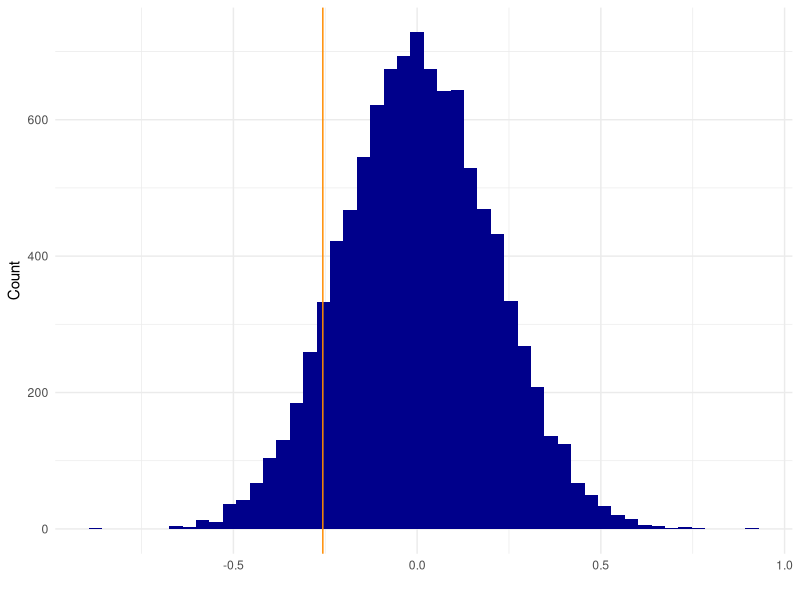
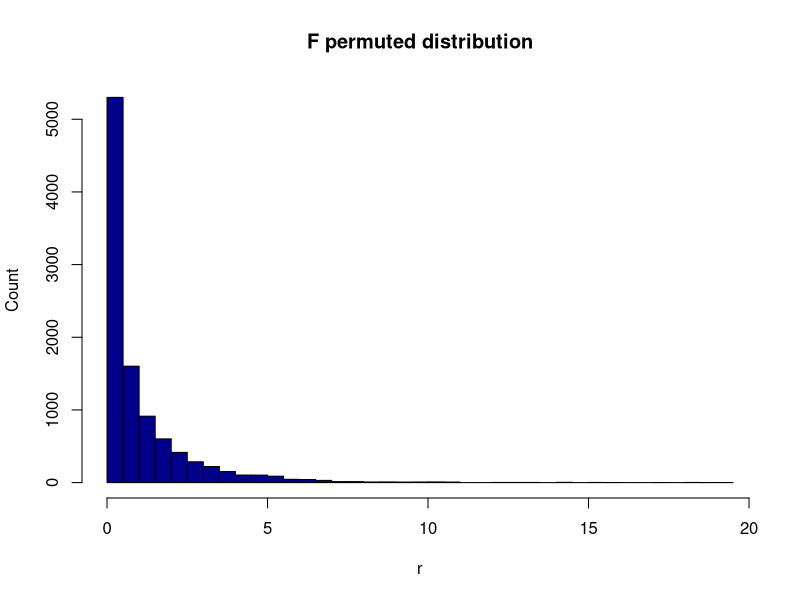

Write the R code that produced these figures, in order.
## ---- chunk 1
# Load libraries
library(tidyverse)
## ---- chunk 2
plot_permutation <- function(data, observed_value){
  #making dataset to put in to permutation plot
  pd <- data.frame(i=1:length(data), value=data)
    #plotting the null distribution and observed difference with the observed as a line
  plot <- ggplot(data = pd, mapping = aes(x=value)) + 
    geom_histogram(fill="darkblue", bins=50) +
    geom_vline(color="darkorange",xintercept = as.numeric(observed_value)) + 
    xlab("")+
    ylab("Count")+
    theme_minimal()
  return(plot)
}
## ---- chunk 3
permutation_mean <- function(dataset, name, count, group1, group2, no_perm=10000, plot=FALSE){
  # Verify if the columns exists and if the groups exists
  if (any(names(dataset) == name) == FALSE | any(names(dataset) == count) == FALSE){
    stop("One of the columns does not exists. Please, check the spelling or the dataset you are giving") 
  } else if (any(unique(get(name,dataset)) == group1) == FALSE | any(unique(get(name,dataset)) == group2) == FALSE) {
    stop("One of the groups does not exists. Please, check the spelling or the dataset you are giving")
  }
  
  # Select columns in the dataset and remane those
  dataset <- dataset[c(count,name)]      # Select
  names(dataset) <- c("count","name")    # Rename
  
  r <- rep(NA,no_perm)
  
  # Progress bar
  pb <- txtProgressBar(min = 1, max = no_perm, style = 3)
  
  for (i in 1:length(r)) {
    setTxtProgressBar(pb, i)
    #shuffle dataset
    p <- dataset
    p$count <- sample(p$count)

    #calculate median for group 1 and group 2
    g1 <- mean(p[which(p$name == group1),]$count)
    g2 <- mean(p[which(p$name == group2),]$count)

    #add difference in median to vector
    r[i] <- as.numeric(g1) - as.numeric(g2)
  }
  close(pb)

  # The observed difference
  m1 <- mean(dataset[which(dataset$name == group1),]$count)
  m2 <- mean(dataset[which(dataset$name == group2),]$count)
  observed <- m1-m2       # Observed mean

  estimate <- c(as.numeric(m1),as.numeric(m2),as.numeric(observed))
  names(estimate) <- c("Mean first group","Mean second group","Observed mean difference")

  # P-value
  p_value <- ((sum(abs(r) >= abs(observed))+1)/(length(r)+1))
  names(p_value) <- "p-value"

  result = list(method = "Permutation Test (Mean)", p.value = p_value,
                  estimate = estimate,
                  data.name = sprintf("Permutation for group: %s and %s", group1, group2))
  class(result) <- "htest"

  # If statement to plot or not
  if (plot == TRUE) {
    # Plot + result

    plot <- plot_permutation(r, observed)

    print(result)
    return(plot)
  } else if (plot == FALSE) {
    # Result
    print(result)
    hist(r, col="darkblue", breaks = 50, main = "Mean permuted distribution", ylab = "Count"); abline(v = observed, col = "darkorange")
  }
}


names <- c(replicate(50,"Something"), replicate(50, "Something_else"))
test <- data.frame(rnorm(100), names)
names(test) <- c("value","names")
permutation_mean(test, "names", "value", "Something", "Something_else", plot = T)
## ---- chunk 4
permutation_median <- function(dataset, name, count, group1, group2, no_perm=10000, plot=FALSE) {
  # Verify if the columns exists and if the groups exists
  if (any(names(dataset) == name) == FALSE | any(names(dataset) == count) == FALSE){
    stop("One of the columns does not exists. Please, check the spelling or the dataset you are giving") 
  } else if (any(unique(get(name,dataset)) == group1) == FALSE | any(unique(get(name,dataset)) == group2) == FALSE) {
    stop("One of the groups does not exists. Please, check the spelling or the dataset you are giving")
  }
  
  # Select columns in the dataset and remane those
  dataset <- dataset[c(count,name)]      # Select
  names(dataset) <- c("count","name")    # Rename
  
  r <- rep(NA,no_perm)
  
  # Progress bar
  pb <- txtProgressBar(min = 1, max = no_perm, style = 3)
  
  for (i in 1:length(r)) {
    setTxtProgressBar(pb, i)
    #shuffle dataset
    p <- dataset
    p$count <- sample(p$count)

    #calculate median for group 1 and group 2
    g1 <- median(p[which(p$name == group1),]$count)
    g2 <- median(p[which(p$name == group2),]$count)

    #add difference in median to vector
    r[i] <- as.numeric(g1) - as.numeric(g2)
  }
  close(pb)
  
  # The observed difference
  m1 <- median(dataset[which(dataset$name == group1),]$count)
  m2 <- median(dataset[which(dataset$name == group2),]$count)
  observed <- m1-m2       # Observed median

  estimate <- c(as.numeric(m1),as.numeric(m2),as.numeric(observed))
  names(estimate) <- c("Median first group","Median second group","Observed median difference")

  # P-value
  p_value <- ((sum(abs(r) >= abs(observed))+1)/(length(r)+1))
  names(p_value) <- "p-value"

  result = list(method = "Permutation Test (Median)", p.value = p_value,
                  estimate = estimate,
                  data.name = sprintf("Permutation for group: %s and %s", group1, group2))
  class(result) <- "htest"

  # If statement to plot or not
  if (plot == TRUE) {
    # Plot + result

    plot <- plot_permutation(r, observed)

    print(result)
    # return(plot)
  } else if (plot == FALSE) {
    # Result
    print(result)
    hist(r, col="darkblue", breaks = 50, main = "Median permuted distribution", ylab = "Count"); abline(v = observed, col = "darkorange")
  }
}

names <- c(replicate(50,"GROUP1"), replicate(50, "GROUP2"))
test <- as_tibble(rnorm(100)) %>% mutate(names=names)

permutation_median(test, "names", "value", "GROUP1", "GROUP2", plot = T)
## ---- chunk 5
permutation_lm <- function(dataset, predictor, response, model1, model2, no_perm=10000, nice_plot=F){
  # Verify if the columns exists and if the groups exists
  accepted_models <- c("linear","quadratic","cubic")
  
  if (any(names(dataset) == predictor) == FALSE | any(names(dataset) == response) == FALSE){
    stop("One of the columns does not exists. Please, check the spelling or the dataset you are giving") 
  } else if (any(accepted_models == model1) == FALSE | any(accepted_models == model2) == FALSE) {
    stop("Error: Models must be a combination of linear, quadractic or cubic.")
  }
  
  # Select columns in the dataset and remane those
  dataset <- dataset[c(predictor,response)]      # Select
  names(dataset) <- c("predictor","response")    # Rename
  
  r <- rep(NA,no_perm)
  
  # SELECT MODEL
  if ((model1=="linear" & model2=="quadratic")|(model2=="linear" & model1=="quadratic")){    # For linear and quadratic model:
    # Observed models:
    mod1 <- lm(response ~ predictor, data=dataset)
    mod2 <- lm(response ~ poly(predictor, 2), data=dataset)
    # Progress bar
    pb <- txtProgressBar(min = 1, max = no_perm, style = 3)
    for (i in 1:length(r)) {
      setTxtProgressBar(pb, i)
      # Shuffle dataset
      p <- dataset
      p$response <- sample(p$response)
      
      # Make models
      m1 <- lm(response ~ predictor, data=p)
      m2 <- lm(response ~ poly(predictor, 2), data=p)
      
      # Make F-distribution
      f_dist <- anova(m1, m2)
      
      # Add F-values to r-vector:
      r[i] <- f_dist$`F`[2]
      
    }
    close(pb)
  } else if ((model1=="linear" & model2=="cubic")|(model2=="linear" & model1=="cubic")){    # For linear and cubic model:
    # Observed models:
    mod1 <- lm(response ~ predictor, data=dataset)
    mod2 <- lm(response ~ poly(predictor, 3), data=dataset)
    # Progress bar
    pb <- txtProgressBar(min = 1, max = no_perm, style = 3)
    for (i in 1:length(r)) {
      setTxtProgressBar(pb, i)
      # Shuffle dataset
      p <- dataset
      p$response <- sample(p$response)
      
      # Make models
      m1 <- lm(resp ~ predictor, data=p)
      m2 <- lm(resp~ poly(predictor, 3), data=p)
      
      # Make F-distribution
      f_dist <- anova(m1, m2)
      
      # Add F-values to r-vector:
      r[i] <- f_dist$`F`[2]
      
    }
    close(pb)
  } else if ((model1=="quadratic" & model2=="cubic")|(model2=="quadratic" & model1=="cubic")){    # For quadratic and cubic model:
    # Observed models:
    mod1 <- lm(response ~ poly(predictor,2), data=dataset)
    mod2 <- lm(response ~ poly(predictor, 3), data=dataset)
    # Progress bar
    pb <- txtProgressBar(min = 1, max = no_perm, style = 3)
    for (i in 1:length(r)) {
      setTxtProgressBar(pb, i)
      # Shuffle dataset
      p <- dataset
      p$response <- sample(p$response)
      
      # Make models
      m1 <- lm(response ~ poly(predictor, 2), data=p)
      m2 <- lm(response ~ poly(predictor, 3), data=p)
      
      # Make F-distribution
      f_dist <- anova(m1, m2)
      
      # Add F-values to r-vector:
      r[i] <- f_dist$`F`[2]
      
    }
    close(pb)
  }
  
  # The observed value and format
  observed <- anova(mod1, mod2)$`F`[2]
  estimate <- as.numeric(observed)
  names(estimate) <- c("Observed F value between models")

  # P-value and format
  p_value <- ((sum(r) >= (observed))+1)/(length(r)+1)
  names(p_value) <- "p-value"

  # Result format
  result = list(method = sprintf("Permutation Test (ANOVA) for %s and %s models", model1, model2), p.value = p_value,
                  estimate = estimate,
                  data.name = sprintf("Permutation for predictor %s and response %s", predictor, response))
  class(result) <- "htest"

  # If statement to plot or not
  if (nice_plot == TRUE) {
    # Plot + result

    # plot <- PLOT_PERMUTE()!!!

    print(result)
    # return(plot)
  } else if (nice_plot == FALSE) {
    # Result
    print(result)
    hist(r, col="darkblue", breaks = 50, main = "F permuted distribution", ylab = "Count"); abline(v = observed, col = "darkorange")
  }
}

## ---- chunk 6
x <- rnorm(100)
y <- 4*x^2+3+rnorm(length(x),sd=15)
data <- data.frame(x,y)

permutation_lm(data, "x","y","quadratic", "linear", nice_plot=F)
permutation_lm(data, "x","y","quadratic", "cubic", nice_plot=T)
